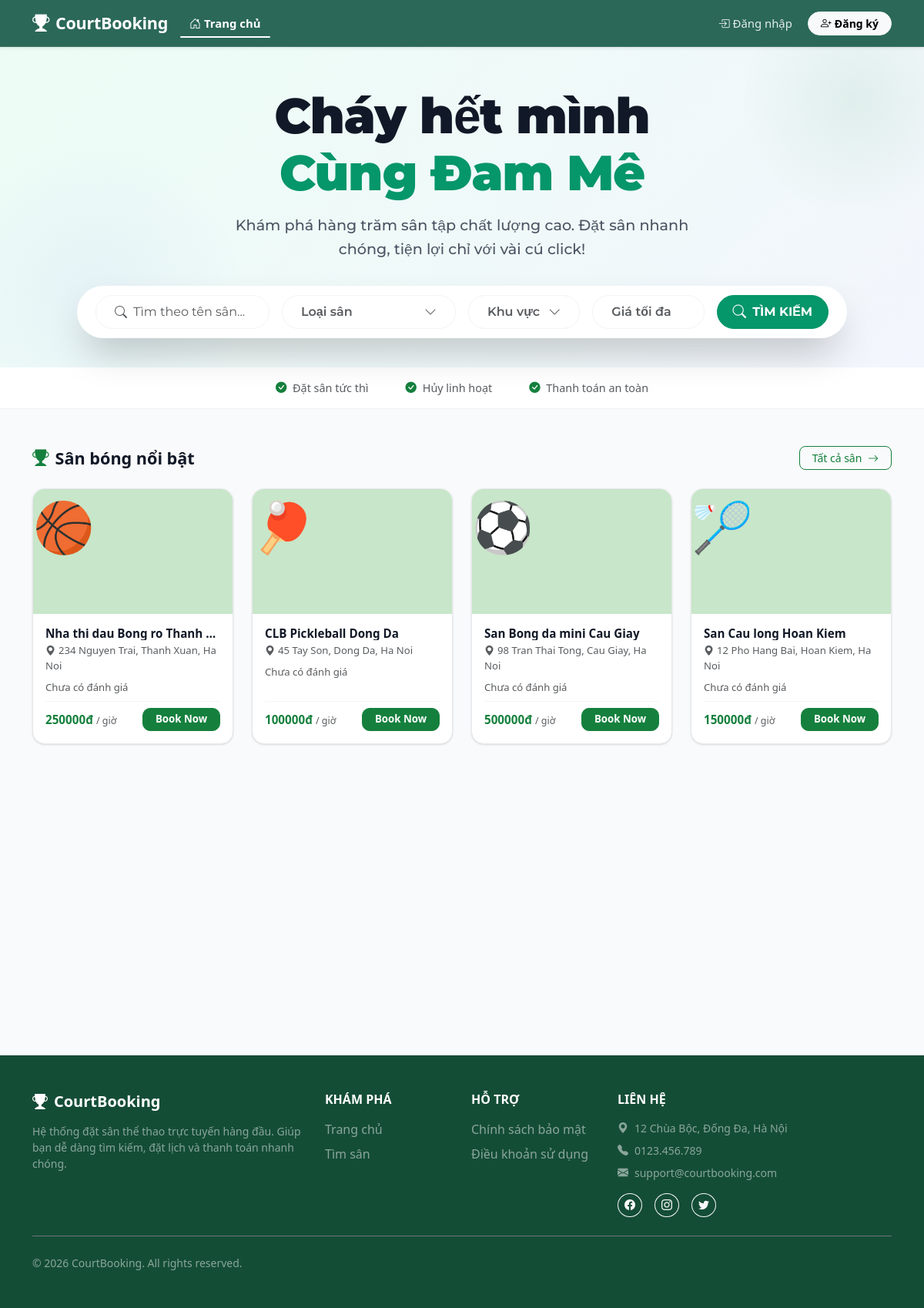
The page / on the database its author committed.
### courts/models.py (models this page shows, shortened)
class Court(models.Model):
    COURT_TYPE_CHOICES = [
        ('badminton',  'Cầu lông'),
        ('football',   'Bóng đá'),
        ('pickleball', 'Pickleball'),
        ('basketball', 'Bóng rổ'),
        ('tennis',     'Tennis'),
    ]
    DISTRICT_CHOICES = [
        ('cau_giay',     'Cầu Giấy'),
        ('dong_da',      'Đống Đa'),
        ('hai_ba_trung', 'Hai Bà Trưng'),
        ('hoan_kiem',    'Hoàn Kiếm'),
        ('thanh_xuan',   'Thanh Xuân'),
        ('ha_dong',      'Hà Đông'),
        ('bac_tu_liem',  'Bắc Từ Liêm'),
        ('nam_tu_liem',  'Nam Từ Liêm'),
        ('khac',         'Khác'),
    ]
    name           = models.CharField(max_length=200, verbose_name='Tên sân')
    court_type     = models.CharField(max_length=20, choices=COURT_TYPE_CHOICES, verbose_name='Loại sân')
    address        = models.CharField(max_length=300, verbose_name='Địa chỉ')
    district       = models.CharField(max_length=20, choices=DISTRICT_CHOICES, default='khac',
                                      blank=True, verbose_name='Quận/Huyện')
    description    = models.TextField(blank=True, verbose_name='Mô tả')
    price_per_hour = models.DecimalField(max_digits=10, decimal_places=0, verbose_name='Giá thuê/giờ (VNĐ)')
    image          = models.ImageField(upload_to='courts/', blank=True, null=True, verbose_name='Ảnh sân')
    is_active      = models.BooleanField(default=True, verbose_name='Đang hoạt động')
    owner          = models.ForeignKey(
        settings.AUTH_USER_MODEL,
        on_delete=models.SET_NULL,
        null=True,
        blank=True,
        related_name='owned_courts',
        verbose_name='Chủ sân',
    )
    created_at     = models.DateTimeField(auto_now_add=True, verbose_name='Ngày tạo')
    class Meta:
        ordering = ['-created_at']
        verbose_name = 'Sân'
        verbose_name_plural = 'Danh sách sân'

### courts/views.py (the view)
# urls.py: path('', views.court_list, name='court_list'),
def court_list(request):
    courts_qs = Court.objects.filter(is_active=True).order_by('-id').annotate(
        avg_rating=Avg('reviews__rating'),
        review_count=Count('reviews'),
    )
    q          = request.GET.get('q', '').strip()
    court_type = request.GET.get('court_type', '')
    district   = request.GET.get('district', '')
    price_max  = request.GET.get('price_max', '')
    if q:
        courts_qs = courts_qs.filter(name__icontains=q)
    if court_type:
        courts_qs = courts_qs.filter(court_type=court_type)
    if district:
        courts_qs = courts_qs.filter(district=district)
    if price_max:
        try:
            courts_qs = courts_qs.filter(price_per_hour__lte=float(price_max))
        except ValueError:
            pass
    paginator   = Paginator(courts_qs, 12)
    page_number = request.GET.get('page')
    page_obj    = paginator.get_page(page_number)
    context = {
        'page_obj':           page_obj,
        'q':                  q,
        'court_type':         court_type,
        'district':           district,
        'price_max':          price_max,
        'court_type_choices': Court.COURT_TYPE_CHOICES,
        'district_choices':   Court.DISTRICT_CHOICES,
        'favorited_ids':      _get_favorited_ids(request.user),
    }
    return render(request, 'courts/home.html', context)

### courts/templates/courts/home.html (shortened to what this page needs)
{% extends 'base.html' %}
{% load humanize %}
{% block content %}
<section class="hero-section position-relative hero-animated-bg page-fade-in" style="min-height: 52vh; display: flex; align-items: center;">
    <div style="position: absolute; top: 0; left: 0; right: 0; bottom: 0; overflow: hidden; pointer-events: none;">
        <div style="position: absolute; top: -80px; right: -60px; width: 300px; height: 300px;
                    background: radial-gradient(circle, rgba(21,128,61,.08) 0%, transparent 70%);
                    border-radius: 50%;"></div>
        <div style="position: absolute; bottom: -100px; left: -80px; width: 400px; height: 400px;
                    background: radial-gradient(circle, rgba(99,102,241,.06) 0%, transparent 70%);
                    border-radius: 50%;"></div>
    </div>
    <div class="container position-relative" style="z-index: 2;">
        <div class="text-center mb-5" style="margin: auto; padding-bottom: 2rem; padding-top: 1rem;">
            <h1 class="mb-3" style="font-family: 'Montserrat', sans-serif; font-weight: 900; font-size: 4rem; color: #111827; line-height: 1.15; letter-spacing: -1px;">
                Cháy hết mình<br>
                <span style="color: #059669;">Cùng Đam Mê</span>
            </h1>
            <p class="mb-0 mx-auto" style="font-family: 'Montserrat', sans-serif; font-weight: 500; font-size: 1.2rem; color: #4b5563; max-width: 650px; line-height: 1.6;">
                Khám phá hàng trăm sân tập chất lượng cao. Đặt sân nhanh chóng, tiện lợi chỉ với vài cú click!
            </p>
        </div>
        <form method="GET" action="{% url 'courts:court_list' %}#ds-san">
            <div class="search-container-outer">
                <div class="row g-3 align-items-stretch">
                    <div class="col-12 col-md-3">
                        <div class="d-flex align-items-center gap-2 search-pill">
                            <i class="bi bi-search text-muted"></i>
                            <input type="text" name="q"
                                class="form-control border-0 shadow-none p-0 bg-transparent search-font"
                                placeholder="Tìm theo tên sân..." value="{{ q }}">
                        </div>
                    </div>
                    <div class="col-12 col-md-3 position-relative" id="sportDropdownWrap">
                        <button type="button" id="sportDropdownBtn"
                            class="btn w-100 d-flex align-items-center justify-content-between shadow-none search-pill"
                            onclick="toggleSportDropdown()">
                            <span id="sportDropdownLabel" class="text-muted search-font">
                                {% if court_type == 'badminton' %}🏸 Cầu lông
                                {% elif court_type == 'football' %}⚽ Bóng đá
                                {% elif court_type == 'pickleball' %}🏓 Pickleball
                                {% elif court_type == 'basketball' %}🏀 Bóng rổ
                                {% elif court_type == 'tennis' %}🎾 Tennis
                                {% else %}Loại sân
                                {% endif %}
                            </span>
                            <i class="bi bi-chevron-down text-muted" id="sportChevron"
                                style="transition: transform 0.25s ease;"></i>
                        </button>
                    </div>
                    <div class="col-12 col-md-2 position-relative" id="districtDropdownWrap">
                        <button type="button" id="districtDropdownBtn"
                            class="btn w-100 d-flex align-items-center justify-content-between shadow-none search-pill"
                            onclick="toggleDistrictDropdown()">
                            <span id="districtDropdownLabel" class="text-muted search-font text-truncate">
                                {% if district %}
                                    {% for value, label in district_choices %}
                                        {% if district == value %}📍 {{ label }}{% endif %}
                                    {% endfor %}
                                {% else %}
                                    Khu vực
                                {% endif %}
                            </span>
                            <i class="bi bi-chevron-down text-muted" id="districtChevron"
                                style="transition: transform 0.25s ease; flex-shrink: 0;"></i>
                        </button>
                    </div>
                    <div class="col-12 col-md-2">
                        <input type="number" name="price_max"
                            class="form-control shadow-none search-pill search-font text-muted w-100"
                            placeholder="Giá tối đa (đ)" value="{{ price_max }}" min="0">
                    </div>
                    <div class="col-12 col-md-2" id="ds-san">
                        <button type="submit" class="btn btn-search-primary w-100 btn-animate">
                            <i class="bi bi-search me-2" style="font-size: 1.1rem;"></i> TÌM KIẾM
                        </button>
                    </div>
                </div>
            </div>
        </form>
    </div>
</section>
<section style="background: #fff; border-bottom: 1px solid #f0f0f0;">
    <div class="container py-3">
        <div class="d-flex justify-content-center align-items-center gap-4 gap-md-5 flex-wrap">
            <div class="text-muted fw-medium" style="font-size: 0.9rem;">
                <i class="bi bi-check-circle-fill text-success me-1"></i> Đặt sân tức thì
            </div>
            <div class="text-muted fw-medium" style="font-size: 0.9rem;">
                <i class="bi bi-check-circle-fill text-success me-1"></i> Hủy linh hoạt
            </div>
            <div class="text-muted fw-medium" style="font-size: 0.9rem;">
                <i class="bi bi-check-circle-fill text-success me-1"></i> Thanh toán an toàn
            </div>
        </div>
    </div>
</section>
<section style="background: #f9fafb; padding: 3rem 0;">
    <div class="container">
        <div class="d-flex align-items-center justify-content-between mb-4 reveal-slide-up">
            <h2 class="fw-bold mb-0" style="font-size: 1.35rem; color: #111827;">
                <i class="bi bi-trophy-fill me-2" style="color: var(--primary);"></i>Sân bóng nổi bật
            </h2>
            <a href="{% url 'courts:court_list' %}" class="btn btn-outline-success btn-sm rounded-3 px-3 btn-animate">
                Tất cả sân <i class="bi bi-arrow-right ms-1"></i>
            </a>
        </div>
        {% if page_obj %}
        <div class="row row-cols-1 row-cols-md-2 row-cols-lg-4 g-4">
            {% for court in page_obj %}
            <div class="col reveal-slide-up">
                <div class="court-card h-100 d-flex flex-column" style="border-radius: 16px; overflow: hidden; cursor: pointer;" onclick="window.location.href=`{% url 'courts:court_detail' court.pk %}`">
                    <div class="court-img-wrap" style="aspect-ratio: 16/10;">
                        {% if court.image %}
                        <img src="{{ court.image.url }}" alt="{{ court.name }}">
                        {% else %}
                        <div class="court-img-placeholder">
                            {% if court.court_type == 'badminton' %}🏸
                            {% elif court.court_type == 'football' %}⚽
                            {% elif court.court_type == 'pickleball' %}🏓
                            {% elif court.court_type == 'basketball' %}🏀
                            {% elif court.court_type == 'tennis' %}🎾
                            {% else %}🏟️{% endif %}
                        </div>
                        {% endif %}
                        <form method="POST" action="{% url 'courts:toggle_favorite' court.pk %}">
                            <button type="submit" class="court-fav-btn" onclick="event.stopPropagation();">
                            </button>
                        </form>
                        <span class="position-absolute badge bg-success"
                            style="top: 10px; left: 10px; font-size: .72rem; border-radius: 6px; padding: .35em .65em;">
                        </span>
                    </div>
                    <div class="card-body d-flex flex-column p-3">
                        <h5 class="card-title fw-bold mb-1" style="font-size: .95rem;">{{ court.name }}</h5>
                        <p class="text-muted mb-2" style="font-size: .82rem;">
                            <i class="bi bi-geo-alt-fill me-1"></i>{{ court.address }}
                        </p>
                        <p class="mb-2" style="font-size: .82rem;">
                            {% if court.review_count %}
                            <i class="bi bi-star-fill text-warning"></i>
                            <span class="fw-semibold">{{ court.avg_rating|floatformat:1 }}</span>
                            <span class="text-muted">({{ court.review_count }} lượt)</span>
                            {% else %}
                            <span class="text-muted">Chưa có đánh giá</span>
                            {% endif %}
                        </p>
                        <div class="d-flex align-items-center justify-content-between mt-auto pt-2"
                            style="border-top: 1px solid #f3f4f6;">
                            <div>
                                <span class="fw-bold" style="color: var(--primary); font-size: .95rem;">
                                    {{ court.price_per_hour|intcomma }}đ
                                </span>
                                <span class="text-muted" style="font-size: .78rem;">/ giờ</span>
                            </div>
                            <a href="{% url 'courts:court_detail' court.pk %}"
                                class="btn btn-success btn-sm fw-semibold px-3 btn-animate"
                                style="border-radius: 10px; font-size: .83rem;"
                                onclick="event.stopPropagation();">
                                Book Now
                            </a>
                        </div>
                    </div>
                </div>
            </div>
            {% endfor %}
        </div>
        {% else %}
        {% include 'partials/empty_state.html' with icon='bi-search' title='Không tìm thấy sân phù hợp' description='Thử thay đổi bộ lọc hoặc tìm kiếm với từ khóa khác.' cta_url='/' cta_text='Xóa bộ lọc' %}
        {% endif %}
    </div>
</section>
{% endblock %}

### rows shown on the page
Court: name "Nha thi dau Bong ro Thanh…", address "234 Nguyen Trai, Thanh Xuan, Ha Noi", shows "Chưa có đánh giá", price_per_hour "250000"
Court: name "CLB Pickleball Dong Da", address "45 Tay Son, Dong Da, Ha Noi", shows "Chưa có đánh giá", price_per_hour "100000"
Court: name "San Bong da mini Cau Giay", address "98 Tran Thai Tong, Cau Giay, Ha Noi", shows "Chưa có đánh giá", price_per_hour "500000"
Court: name "San Cau long Hoan Kiem", address "12 Pho Hang Bai, Hoan Kiem, Ha Noi", shows "Chưa có đánh giá", price_per_hour "150000"
